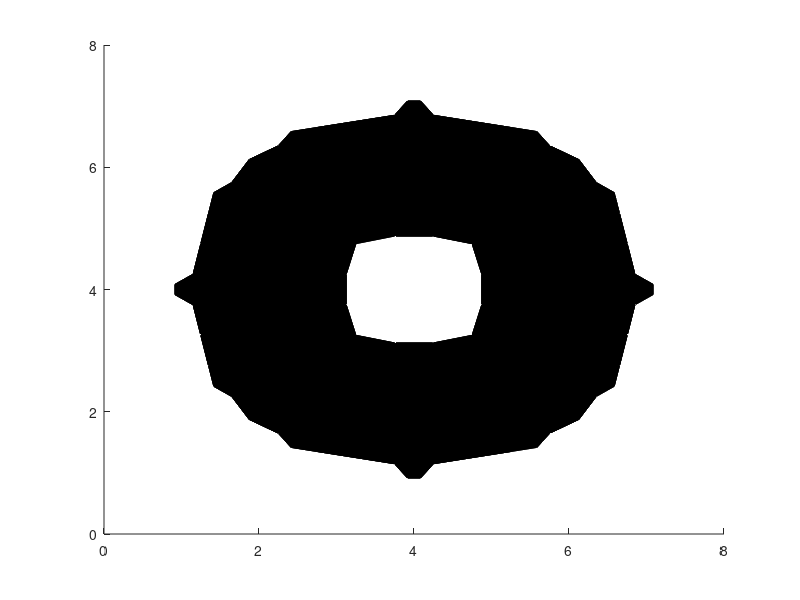

MATLAB code to generate this figure: (Note: this script raises an error after producing the figure.)
%%Example code for mesh refinement using Doo Sabin algorithm
clear all
close all
a=5;
c=10;
% [u,v]=meshgrid(0:10:370);
% % %torus equations
% size_v = size(v);
% x=(c+a*cosd(v)).*cosd(u);
% y=(c+a*cosd(v)).*sind(u);
% z=a*sind(v);
% S = surfl(x,y,z);
% hold off
% %convert our surface to patch
% [faces, verts, facevertexdata] = surf2patch(S);
% % [X, Y, Z] = sphere
% s = surf(X, Y, Z);
% [faces, verts, facevertexdata] = surf2patch(s);
 faces = dlmread('quads_Torus.csv',';')+1;
 verts = dlmread('vers_Torus.csv',';');
% 
 patch('Faces', faces, 'Vertices', verts)
 fv=struct('faces',faces,'vertices',verts);


%set up an averaging parameter alpha
alpha = 0.5;
[verts_new, faces_new, colours] = DooSabin(verts, faces, alpha);
%[verts_new2, faces_new2, colours_new] = DooSabin(verts_new, faces_new, alpha);
%patch('Faces', faces_new([433   865   869],:), 'Vertices', verts_new);
%colours
[patch3 patch4 patch5 patch6] = visualisation(faces_new, verts_new);
%plot refined torus
figure
patch('Faces', patch3, 'Vertices', verts_new, 'FaceVertexCData', ones(size(patch3,1), 1), 'FaceColor','flat');
patch('Faces', patch4, 'Vertices', verts_new, 'FaceVertexCData', 3.*ones(size(patch4,1), 1), 'FaceColor','flat');
patch('Faces', patch5, 'Vertices', verts_new, 'FaceVertexCData', 2.*ones(size(patch5,1), 1), 'FaceColor','flat');
patch('Faces', patch6, 'Vertices', verts_new, 'FaceVertexCData', 4.*ones(size(patch6,1), 1), 'FaceColor','flat');

% [patch31 patch41 patch51 patch61] = visualisation(faces_new2, verts_new2);
% figure
% patch('Faces', patch31, 'Vertices', verts_new2, 'FaceVertexCData', ones(size(patch31,1), 1), 'FaceColor','flat');
% patch('Faces', patch41, 'Vertices', verts_new2, 'FaceVertexCData', ones(size(patch41,1), 1), 'FaceColor','flat');
% patch('Faces', patch51, 'Vertices', verts_new2, 'FaceVertexCData', ones(size(patch51,1), 1), 'FaceColor','flat');
% patch('Faces', patch61, 'Vertices', verts_new2, 'FaceVertexCData', ones(size(patch61,1), 1), 'FaceColor','flat');